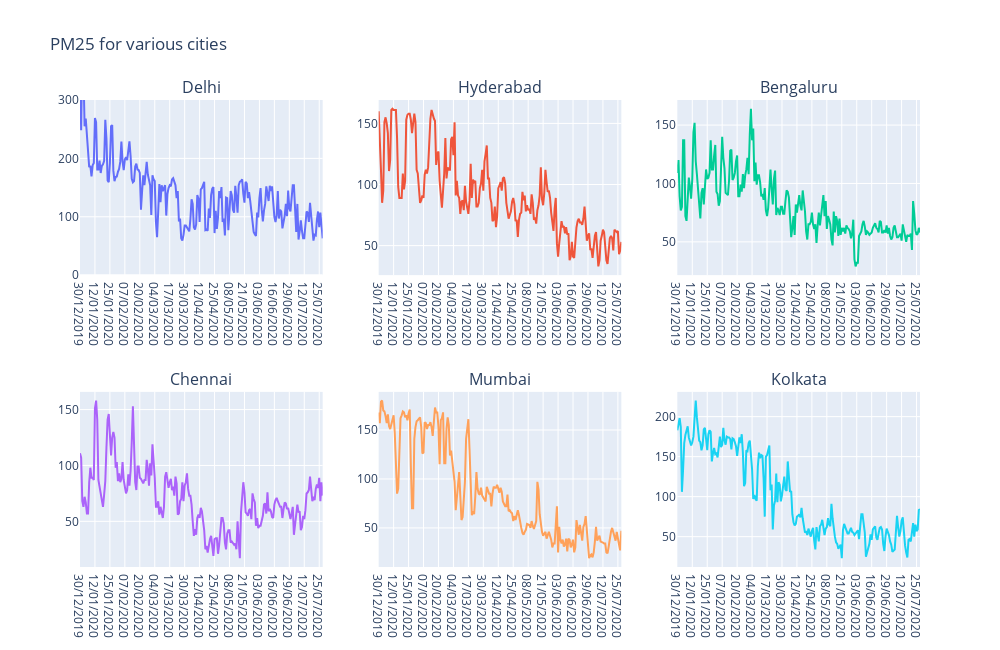

The notebook cell this image was saved under:
### Markdown cell above
Lets generate PM 2.5 for all cities

### Code cell
city=['Delhi','Hyderabad','Bengaluru','Chennai','Mumbai','Kolkata']
p=[1,1,1,2,2,2]
h=[1,2,3,1,2,3]
fig = make_subplots(
rows=2, cols=3,
subplot_titles=("Delhi", "Hyderabad", "Bengaluru", "Chennai",'Mumbai','Kolkata'))
for l,i in enumerate(city):
    dff=df1[df1['City'].isin([i])]
    fig.add_trace(go.Scatter(x=dff['Date'], y=dff['median']),row=p[l], col=h[l])
fig.update_layout(height=650, width=1000,showlegend=False,
                  title_text="PM25 for various cities")
fig.update_layout(yaxis=dict(range=[0,300]))
fig.show()

### Figure 1 — Plotly figure (JSON) as saved in the notebook; plotly's stock layout.template omitted (floating-point values rounded to 4 significant figures; data arrays with more than 128 entries replaced by an {"elided": "..."} marker saying what was removed)
{"data": [{"type": "scatter", "x": {"elided": "212 str values"}, "xaxis": "x", "y": {"elided": "212 int values"}, "yaxis": "y"}, {"type": "scatter", "x": {"elided": "212 str values"}, "xaxis": "x2", "y": {"elided": "212 int values"}, "yaxis": "y2"}, {"type": "scatter", "x": {"elided": "212 str values"}, "xaxis": "x3", "y": {"elided": "212 int values"}, "yaxis": "y3"}, {"type": "scatter", "x": {"elided": "212 str values"}, "xaxis": "x4", "y": {"elided": "212 int values"}, "yaxis": "y4"}, {"type": "scatter", "x": {"elided": "212 str values"}, "xaxis": "x5", "y": {"elided": "212 int values"}, "yaxis": "y5"}, {"type": "scatter", "x": {"elided": "212 str values"}, "xaxis": "x6", "y": {"elided": "212 int values"}, "yaxis": "y6"}], "layout": {"annotations": [{"font": {"size": 16}, "showarrow": false, "text": "Delhi", "x": 0.1444, "xanchor": "center", "xref": "paper", "y": 1, "yanchor": "bottom", "yref": "paper"}, {"font": {"size": 16}, "showarrow": false, "text": "Hyderabad", "x": 0.5, "xanchor": "center", "xref": "paper", "y": 1, "yanchor": "bottom", "yref": "paper"}, {"font": {"size": 16}, "showarrow": false, "text": "Bengaluru", "x": 0.8556, "xanchor": "center", "xref": "paper", "y": 1, "yanchor": "bottom", "yref": "paper"}, {"font": {"size": 16}, "showarrow": false, "text": "Chennai", "x": 0.1444, "xanchor": "center", "xref": "paper", "y": 0.375, "yanchor": "bottom", "yref": "paper"}, {"font": {"size": 16}, "showarrow": false, "text": "Mumbai", "x": 0.5, "xanchor": "center", "xref": "paper", "y": 0.375, "yanchor": "bottom", "yref": "paper"}, {"font": {"size": 16}, "showarrow": false, "text": "Kolkata", "x": 0.8556, "xanchor": "center", "xref": "paper", "y": 0.375, "yanchor": "bottom", "yref": "paper"}], "height": 650, "showlegend": false, "title": {"text": "PM25 for various cities"}, "width": 1000, "xaxis": {"anchor": "y", "autorange": true, "domain": [0, 0.2889], "range": [0, 211], "type": "category"}, "xaxis2": {"anchor": "y2", "autorange": true, "domain": [0.3556, 0.6444], "range": [0, 211], "type": "category"}, "xaxis3": {"anchor": "y3", "autorange": true, "domain": [0.7111, 1], "range": [0, 211], "type": "category"}, "xaxis4": {"anchor": "y4", "autorange": true, "domain": [0, 0.2889], "range": [0, 211], "type": "category"}, "xaxis5": {"anchor": "y5", "autorange": true, "domain": [0.3556, 0.6444], "range": [0, 211], "type": "category"}, "xaxis6": {"anchor": "y6", "autorange": true, "domain": [0.7111, 1], "range": [0, 211], "type": "category"}, "yaxis": {"anchor": "x", "domain": [0.625, 1], "range": [0, 300], "type": "linear"}, "yaxis2": {"anchor": "x2", "autorange": true, "domain": [0.625, 1], "range": [25.83, 169.2], "type": "linear"}, "yaxis3": {"anchor": "x3", "autorange": true, "domain": [0.625, 1], "range": [21.5, 171.5], "type": "linear"}, "yaxis4": {"anchor": "x4", "autorange": true, "domain": [0, 0.375], "range": [9.167, 165.8], "type": "linear"}, "yaxis5": {"anchor": "x5", "autorange": true, "domain": [0, 0.375], "range": [10.06, 188.9], "type": "linear"}, "yaxis6": {"anchor": "x6", "autorange": true, "domain": [0, 0.375], "range": [12.06, 230.9], "type": "linear"}}}
